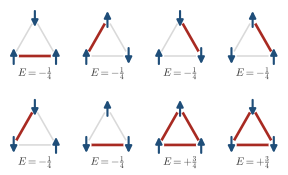

Generate this figure with Python:
"""Session 8, quiz of 8.4, the 8 Ising configurations of an antiferromagnetic triangle with their energies."""
import os, sys, itertools
sys.path.insert(0, os.path.join(os.path.dirname(os.path.abspath(__file__)), '..'))
import numpy as np
import style
from matplotlib.patches import FancyArrowPatch, Circle

configs = list(itertools.product([1, -1], repeat=3))
bonds = [(0, 1), (1, 2), (2, 0)]
def energy(c):
    return sum(0.25 * c[i] * c[j] for i, j in bonds)             # H = sum S^z_i S^z_j with S^z = +-1/2
E = [energy(c) for c in configs]
assert sorted(E) == [-0.25] * 6 + [0.75] * 2                      # six ground states with one unsatisfied bond

fig, axs = style.plt.subplots(2, 4, figsize=(9.5 * style.CM, 5.6 * style.CM))
order = sorted(range(8), key=lambda i: (E[i], -configs[i][0], -configs[i][1], -configs[i][2]))
for ax, idx in zip(axs.flat, order):
    c = configs[idx]; e = E[idx]
    ax.set_xlim(-1.1, 1.1); ax.set_ylim(-1.45, 1.35); ax.set_aspect('equal'); ax.axis('off')
    P = [np.array([-0.8, -0.55]), np.array([0.8, -0.55]), np.array([0.0, 0.85])]
    for i, j in bonds:
        bad = c[i] == c[j]
        ax.plot([P[i][0], P[j][0]], [P[i][1], P[j][1]], color=style.BROKEN if bad else style.GRID, lw=2.0 if bad else 1.2, zorder=1)
    for p, s in zip(P, c):
        ax.add_patch(Circle(p, 0.2, facecolor='white', edgecolor='none', zorder=2))
        ax.add_patch(FancyArrowPatch((p[0], p[1] - s * 0.3), (p[0], p[1] + s * 0.3), arrowstyle='-|>', mutation_scale=10, color=style.ACCENT, lw=1.6, zorder=3, shrinkA=0, shrinkB=0))
    style.label(ax, 0, -1.2, r'$E=%s$' % (r'-\frac{1}{4}' if e < 0 else r'+\frac{3}{4}'), fontsize=8.0, color=style.INK)
style.save(fig, __file__)
